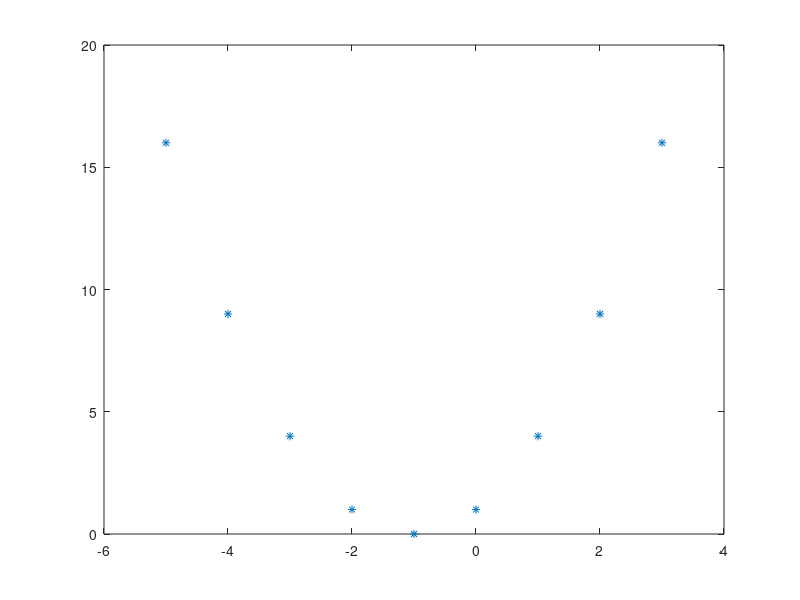

Write the MATLAB code that produced this figure. (Note: this script raises an error after producing the figure.)
clc
clear all
close all
global x y Ym J
x=-5:1:3;
a=1;
b=2;
c=1;
y=a*x.^2+ b*x + c;


plot(x,y, '*')

pause

wsp=fminsearch('model',[2 0 1 3]) 
